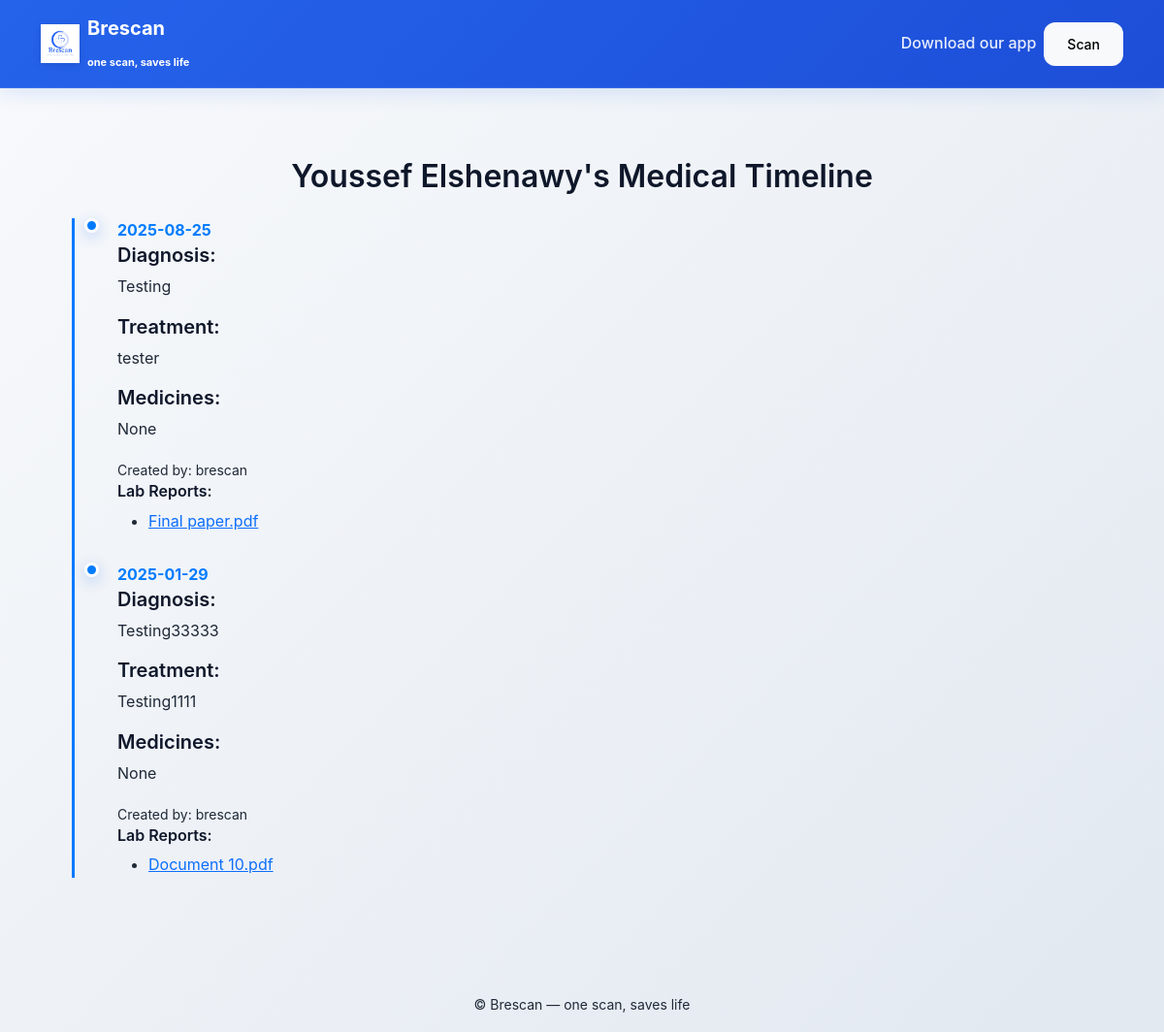
Screenshot of /timeline/BRESCAN-0001 with the database file from the repository.
### tables this page shows
CREATE TABLE patients (
        id INTEGER PRIMARY KEY AUTOINCREMENT,
        qr_id TEXT UNIQUE,
        username TEXT UNIQUE,
        password TEXT,
        name TEXT,
        phone TEXT,
        email TEXT,
        birthdate TEXT,
        gender TEXT,
        blood_type TEXT,
        monthly_pills INTEGER DEFAULT 0,
        medications TEXT,
        chronic_diseases TEXT,
        lab_file TEXT,
        patient_photo TEXT,
        emergency_contact TEXT,
        other_info TEXT
    );

CREATE TABLE visits (
        id INTEGER PRIMARY KEY AUTOINCREMENT,
        qr_id TEXT,
        visit_date TEXT,
        diagnosis TEXT,
        treatment TEXT,
        medicines TEXT,
        lab_file TEXT,
        created_by TEXT
    );

CREATE TABLE lab_reports (
        id INTEGER PRIMARY KEY AUTOINCREMENT,
        visit_id INTEGER,
        file_name TEXT,
        uploaded_at DATETIME DEFAULT CURRENT_TIMESTAMP,
        FOREIGN KEY (visit_id) REFERENCES visits(id) ON DELETE CASCADE
    );

### app.py (the view)
@app.route("/timeline/<qr_id>")
def patient_timeline(qr_id):
    conn = get_db()
    c = conn.cursor()
    c.execute("SELECT * FROM patients WHERE qr_id=?", (qr_id,))
    patient = c.fetchone()
    if not patient:
        conn.close()
        return "Patient not found", 404
    c.execute("SELECT * FROM visits WHERE qr_id=? ORDER BY visit_date DESC", (qr_id,))
    visits = c.fetchall()
    visit_list = []
    for v in visits:
        c.execute("SELECT * FROM lab_reports WHERE visit_id=?", (v["id"],))
        labs = c.fetchall()
        visit_list.append({
            "id": v["id"],
            "date": v["visit_date"],
            "diagnosis": v["diagnosis"],
            "treatment": v["treatment"],
            "medicines": v["medicines"],
            "created_by": v["created_by"],
            "labs": labs
        })
    conn.close()
    return render_template("patient_timeline.html", patient=patient, visits=visit_list)

### app.py (called while the page is built)
def get_db():
    conn = sqlite3.connect("database.db", timeout=10, check_same_thread=False)
    conn.row_factory = sqlite3.Row
    return conn

### templates/patient_timeline.html (shortened to what this page needs)
{% extends "base.html" %}
{% block content %}
<div class="container py-5">
    <h2 class="text-center mb-4">{{ patient.name }}'s Medical Timeline</h2>
    <div class="timeline">
        {% for visit in visits %}
        <div class="timeline-item">
            <div class="timeline-date">{{ visit.date }}</div>
            <div class="timeline-content">
                <h5>Diagnosis:</h5>
                <p>{{ visit.diagnosis }}</p>
                <h5>Treatment:</h5>
                <p>{{ visit.treatment }}</p>
                <h5>Medicines:</h5>
                <p>{{ visit.medicines }}</p>
                <small>Created by: {{ visit.created_by }}</small>
                {% if visit.labs %}
                <h6>Lab Reports:</h6>
                <ul>
                    {% for lab in visit.labs %}
                    <li><a href="{{ url_for('labs', filename=lab.file_name) }}" target="_blank">{{ lab.file_name }}</a></li>
                    {% endfor %}
                </ul>
                {% endif %}
            </div>
        </div>
        {% endfor %}
    </div>
</div>
{% endblock %}

### static/styles.css (style rules this page uses)
:root { --primary: #2563eb; --primary-dark: #1d4ed8; --primary-light: #3b82f6; --secondary: #64748b; --accent: #06b6d4; --success: #10b981; --warning: #f59e0b; --danger: #ef4444; --dark: #0f172a; --light: #f8fafc; --white: #ffffff; --gray-50: #f9fafb; --gray-100: #f3f4f6; --gray-200: #e5e7eb; --gray-300: #d1d5db; --gray-400: #9ca3af; --gray-500: #6b7280; --gray-600: #4b5563; --gray-700: #374151; --gray-800: #1f2937; --gray-900: #111827; --medical-blue: #1e40af; --medical-light-blue: #dbeafe; --medical-green: #059669; --medical-light-green: #d1fae5; --medical-purple: #7c3aed; --medical-light-purple: #ede9fe; }
* { box-sizing: border-box; }
body { font-family: 'Inter', -apple-system, BlinkMacSystemFont, 'Segoe UI', Roboto, sans-serif; background: linear-gradient(135deg, #f8fafc 0%, #e2e8f0 100%); color: var(--gray-800); line-height: 1.6; margin: 0; min-height: 100vh; }
h1, h2, h3, h4, h5, h6 { font-weight: 600; color: var(--dark); margin-bottom: 0.5rem; }
.timeline { border-left: 3px solid var(--primary); padding-left: 2rem; position: relative; }
.timeline-item { position: relative; margin-bottom: 2rem; padding-left: 1.5rem; }
.timeline-item::before { content: ''; position: absolute; left: -0.75rem; top: 0.5rem; width: 1rem; height: 1rem; border-radius: 50%; background: var(--primary); box-shadow: 0 4px 15px rgba(37, 99, 235, 0.3); border: 3px solid var(--white); }

### templates/patient_timeline.html (style rules this page uses)
.timeline { position: relative; margin-left: 20px; border-left: 3px solid #007bff; padding-left: 20px; }
.timeline-item { margin-bottom: 30px; position: relative; }
.timeline-item::before { content: ''; position: absolute; left: -10px; top: 0; width: 15px; height: 15px; background: #007bff; border-radius: 50%; }
.timeline-date { font-weight: bold; color: #007bff; }

### rows the page displays
patients: name "Youssef Elshenawy"
visits: date "2025-08-25", diagnosis "Testing", treatment "tester", medicines "None", created_by "brescan"
lab_reports: file_name "Final paper.pdf"
visits: date "2025-01-29", diagnosis "Testing33333", treatment "Testing1111", medicines "None", created_by "brescan"
lab_reports: file_name "Document 10.pdf"
